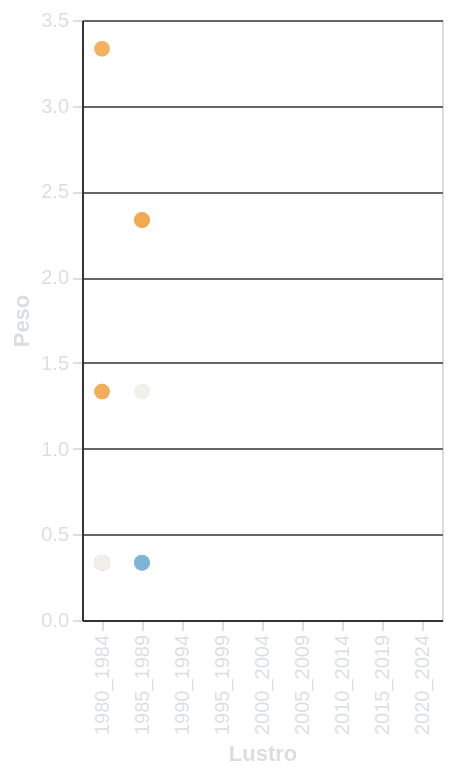

Express this chart as Vega-Lite.
### Vega-Lite specification from a JSON file in a GitHub repository (floating-point values rounded to 4 significant figures; data arrays with more than 128 entries replaced by an {"elided": "..."} marker saying what was removed)
{"$schema": "https://vega.github.io/schema/vega-lite/v5.17.0.json", "config": {"axis": {"domainColor": "#313338", "gridColor": "#666666", "labelColor": "#DBDEE1", "tickColor": "#DBDEE1", "titleColor": "#DBDEE1"}, "background": "transparent", "legend": {"labelColor": "#DBDEE1", "titleColor": "#DBDEE1"}, "title": {"color": "#DBDEE1", "fontSize": 16}}, "data": {"name": "data-9ced04214a1232e3fa9829499f02152e"}, "datasets": {"data-9ced04214a1232e3fa9829499f02152e": {"elided": "4116 records"}}, "encoding": {"color": {"field": "Topic", "legend": null, "scale": {"scheme": "blueorange"}, "type": "nominal"}, "text": {"field": "Word", "type": "nominal"}, "tooltip": [{"field": "Word", "type": "nominal"}, {"field": "Weight", "type": "quantitative"}], "x": {"field": "Lustrum", "scale": {"domain": ["1980_1984", "1985_1989", "1990_1994", "1995_1999", "2000_2004", "2005_2009", "2010_2014", "2015_2019", "2020_2024"]}, "title": "Lustro", "type": "nominal"}, "y": {"field": "Weight", "title": "Peso", "type": "quantitative"}}, "height": 300, "mark": {"size": 60, "type": "circle"}, "params": [{"bind": {"input": "range", "max": 45.0, "min": 1.0, "name": "Classe di Nizza", "step": 1}, "name": "param_4", "select": {"fields": ["Nice_class"], "type": "point"}, "value": [{"Nice_class": 1}]}], "transform": [{"filter": {"param": "param_4"}}], "width": "container"}
